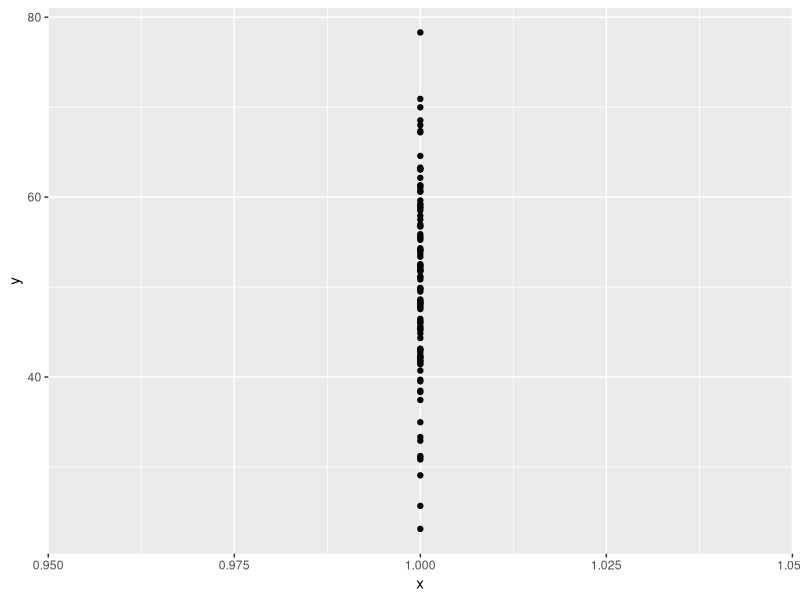
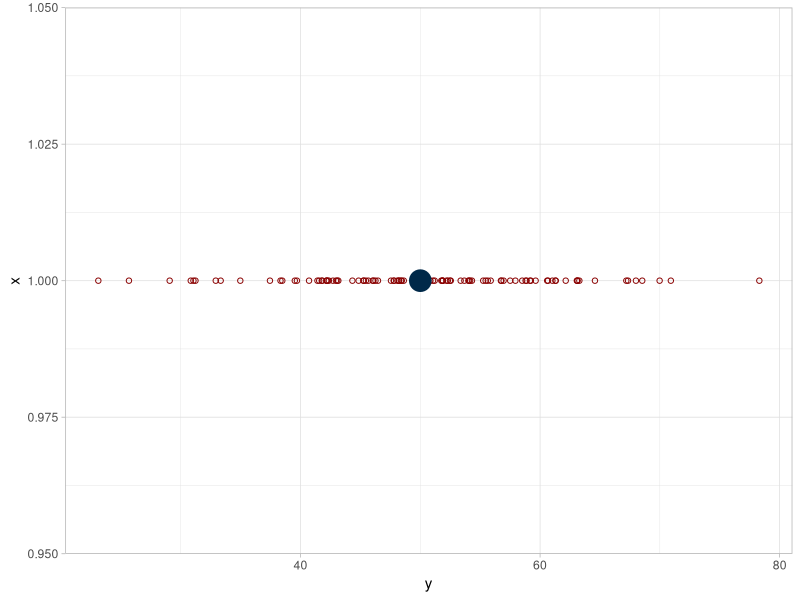
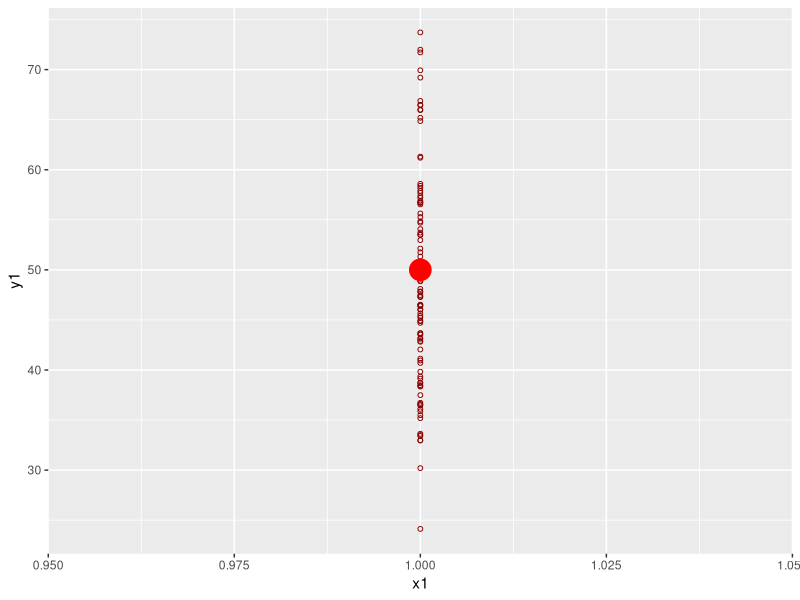
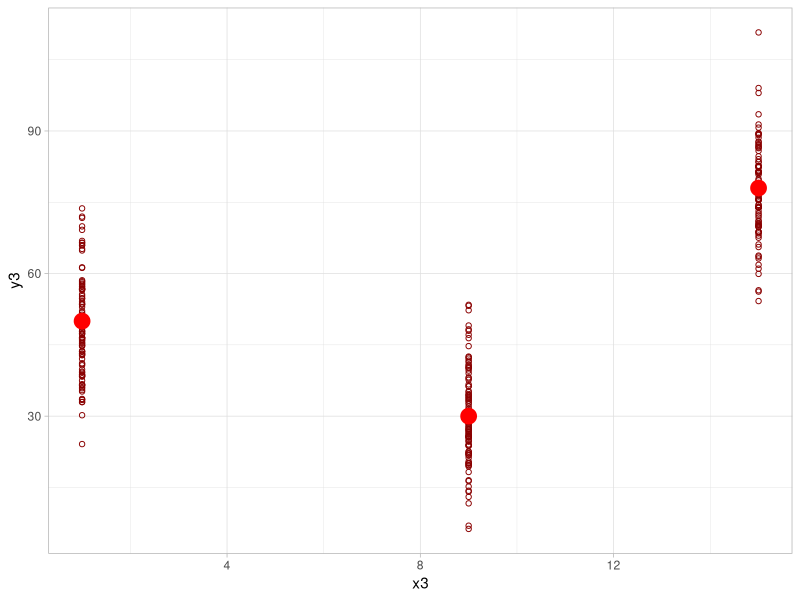
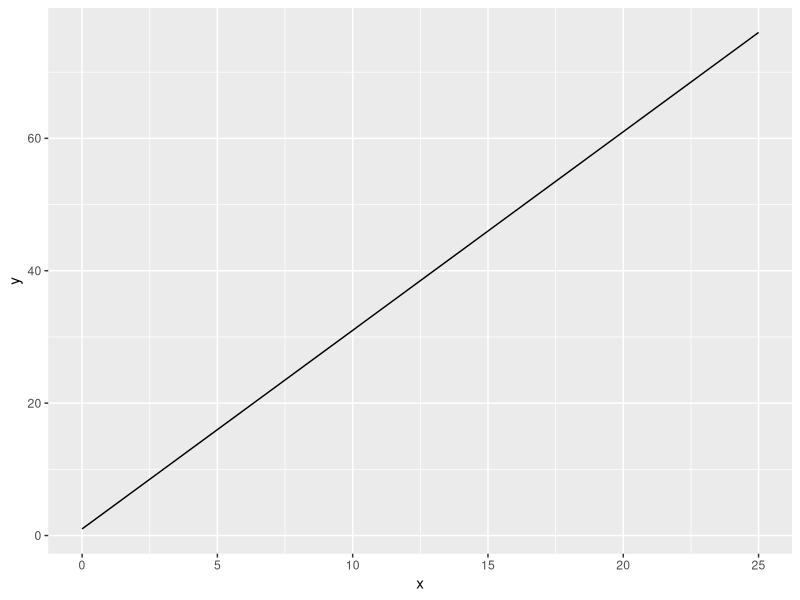
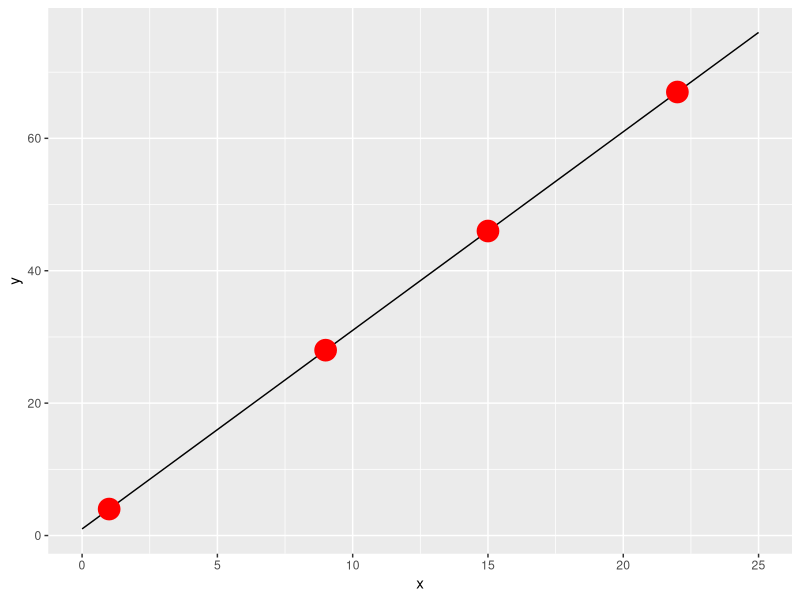
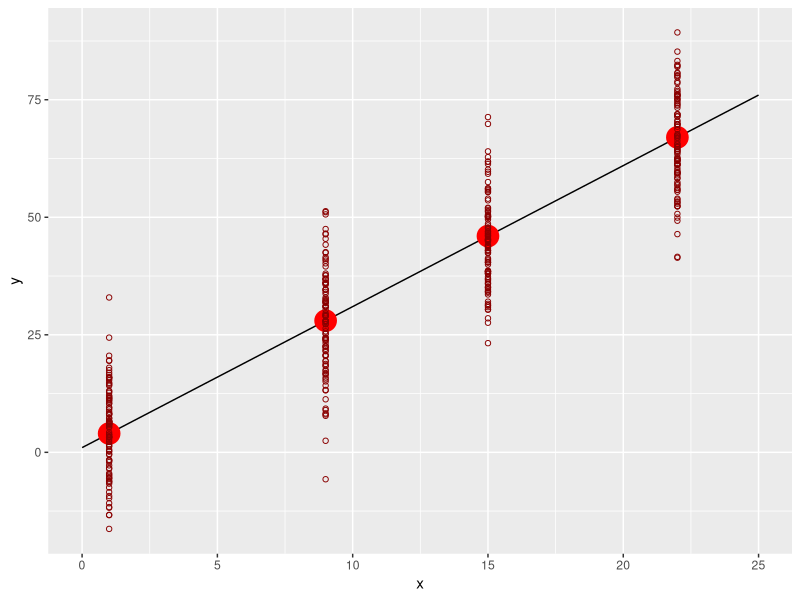
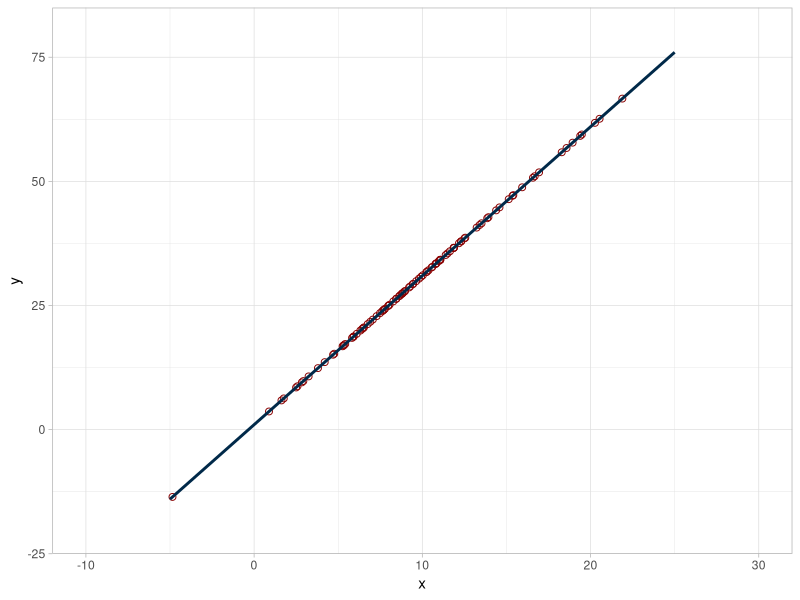

Write R code to recreate these figures, in order.
library(tidyverse)

sample(1:10,100,replace = T)
sample(1:10,100,replace = T)

z <- as.integer(rnorm(100,50,10))
z
class(z)
z <- data.frame(z)
z
rnorm(100,50,30)

# Plotting a vertical sample ----------------------------------------------

x <- rep(1,100)
y <- rnorm(100,50,10)

dat <- data.frame(x,y)
dat

dat %>% 
  ggplot(aes(x,y))+
  geom_point()

x <- 1
y <- 50
mean <- data.frame(x,y)
mean

ggplot()+
  geom_point(
    data = dat,
    aes(x,y),
    shape = 21,
    color = '#890000')+
  geom_point(
    data = mean,
    aes(x,y),
    size = 7,
    color = '#002949'
  )+
  theme_light()+
  coord_flip()
# Plotting several vertical samples ----------------------------------------
x <- 1
y <- 50
mean1 <- data.frame(x,y)
x1 <- rep(1,100)
y1 <- rnorm(100,50,10)
dat1 <- data.frame(x1,y1)
dat1

ggplot()+
  geom_point(data = dat1,
             aes(x1,y1),shape =21,size=1.3,color = '#890000')+
  geom_point(data=mean1,
             aes(x,y),color='red',size=7)
  
x2 <- 9
y2 <- 30
mean2 <- data.frame(x2,y2)
#------------------------------------------------------------------------
x3 <- c(x1, rep(9,100), rep(15,100))
x3
y3 <- c(y1, rnorm(100,30,10), rnorm(100,78,10))
y3

df <- data.frame(x3,y3)
df

x <- c(1,9,15)
y <- c(50,30,78)

mean <- data.frame(x,y)
mean

ggplot()+
  geom_point(data = df,aes(x3,y3), shape=21, color = '#890000')+
  geom_point(data=mean,aes(x,y),size=5,color='red')+
  theme_light()
  #+coord_flip()

# Samples along a line ----------------------------------------------------
# Create 4 vertical samples of 100m points each. Means must lie on the line 
# y = 3*x+1 in x-locations:1,9,15,22

x <- c(0,25)
y <- 3*x+1
y

line <- data.frame(x,y)

ggplot()+
  geom_line(data=line,aes(x,y))

# mean points
x <- c(1,9,15,22)
y <- 3*x+1
mean1 <- data.frame(x,y)
mean

ggplot()+
  geom_line(data=line,aes(x,y))+
  geom_point(data=mean1,aes(x,y),color='red',size=7)

x1 <- c(rep(1,100),rep(9,100),rep(15,100),rep(22,100))
x1
?rep

x1 <- rep(x,each = 100)
x1

y1 <- c(rnorm(100,4,10),rnorm(100,28,10),rnorm(100,46,10),rnorm(100,67,10))
y1

y2 <- sapply(x,function(x) rnorm(100,x,10))
y2

dat <- data.frame(x1,y1)
dat

ggplot()+
  geom_line(data=line,aes(x,y))+
  geom_point(data=mean1,aes(x,y),color='red',size=7)+
  geom_point(data = dat,aes(x1,y1),shape=21,color='#890000')



# Using sapply -------------------------------------------------------------

x <- c(2,4,9,15)
sqrt(x)
x^2
sapply(x, function(x) sqrt(x))
sapply(x, function(x) x^2)

sapply(x,function(x) rnorm(1,x,10))

# Cloud of Points ---------------------------------------------------------
#generate a 100 points in the following way:
# the x coordinates are drawn from a normal population of mean = 10 and sd = 5.
#for each x value, one y value is drawn from a normal population with mean
# 3*x+1


x <- rnorm(100,10,5)
x
y <- sapply(x,function(x) 3*x+1)
y
df3 <- data.frame(x,y)
df3

x <- c(-5,25)
y <- 3*x+1
line <- data.frame(x,y)

ggplot()+
  geom_point(data=df3,aes(x,y),shape=21,size=2,color='#890000')+
  geom_line(data=line,aes(x,y),color = '#002949',size=1)+
  scale_x_continuous(limits = c(-10,30))+
  scale_y_continuous(limits = c(-20,80))+
  theme_light()

x <- df3$x
x
y <- sapply(x,function(x) rnorm(1, 3*x+1, 10))
y

vertical <- data.frame(x,y)
vertical

ggplot()+
  geom_point(data=df3,aes(x,y),shape=21,size=2,color='#890000')+
  geom_point(data=vertical,aes(x,y),color='#002949')+
  geom_line(data=line,aes(x,y),color = '#002949',size=1)+
  scale_x_continuous(limits = c(-10,30))+
  scale_y_continuous(limits = c(-20,80))+
  theme_light()


















































